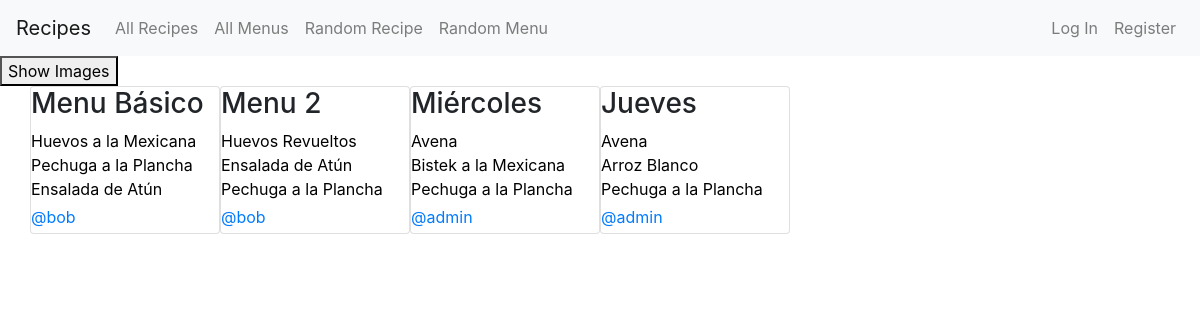
Page /show_menus on the earlier database version.
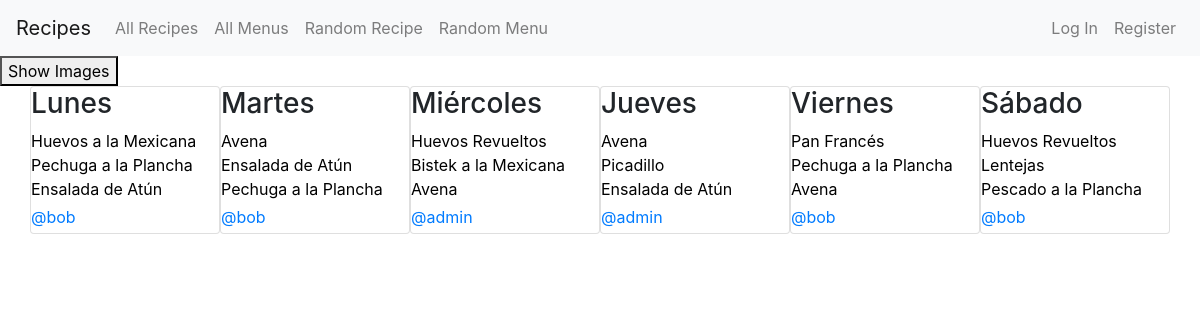
Same page on the later database version.
### app/models.py (models this page shows, shortened)
class DayMenu(models.Model):
    title = models.CharField(max_length=30)
    breakfast = models.ForeignKey(Recipe, on_delete=models.CASCADE, related_name="breakfasts")
    meal = models.ForeignKey(Recipe, on_delete=models.CASCADE, related_name="meals" )
    dinner = models.ForeignKey(Recipe, on_delete=models.CASCADE, related_name="dinners")
    creator = models.ForeignKey(User, on_delete=models.CASCADE, related_name="users")

class Recipe(models.Model):
    id = models.AutoField(primary_key=True, unique=True)
    title = models.CharField(max_length=30)
    ingredients = models.CharField(max_length=50)
    image_url = models.CharField(max_length=400)
    tags = models.CharField(max_length=50)
    description = models.CharField(max_length=400)
    creator = models.ForeignKey(User, on_delete=models.CASCADE)

class User(AbstractUser):
    pass

### app/views.py (the view)
# urls.py: path("show_menus", views.show_menus, name="show_menus"),
def show_menus(request):
    menus = DayMenu.objects.all()
    return render(request, 'app/menus.html',{
        'menus': menus
    })

### app/templates/app/menus.html (shortened to what this page needs)
{% extends "app/layout.html" %}
{% load my_filters %}
{% block body %}
  <button id="toggle_menus">Show Images</button>
  {% include 'app/render_menus.html' %}
{% endblock %}

### app/templates/app/layout.html (shortened to what this page needs)
{% load static %}
<!DOCTYPE html>
<html lang="en">
    <head>
        <link rel="stylesheet" href="https://stackpath.bootstrapcdn.com/bootstrap/4.4.1/css/bootstrap.min.css">
        <link href="{% static 'app/styles.css' %}" rel="stylesheet">
    </head>
    <body>
        <nav class="navbar navbar-expand-sm navbar-light bg-light">
            <a class="navbar-brand" href="#">Recipes</a>
            <div class="d-flex justify-content-between w-100">
              <ul class="navbar-nav">
                <li class="nav-item">
                  <a class="nav-link" href="{% url 'index' %}">All Recipes</a>
                </li>
                <li class="nav-item">
                    <a class="nav-link" href="{% url 'show_menus' %}">All Menus</a>
                </li>
                <li class="nav-item">
                    <a class="nav-link" href="{% url 'random_recipe' %}">Random Recipe</a>
                </li>
                <li class="nav-item">
                    <a class="nav-link" href="{% url 'random_menu' %}">Random Menu</a>
                </li>
                </ul>
                <ul class="navbar-nav">
                    {% if user.is_authenticated %}
                    <li class="nav-item">
                        <a class="nav-link" href="{% url 'profile' user.id %}">
                            <strong>{{ user.username }}</strong
                        ></a>
                    </li>
                    <li class="nav-item">
                        <a class="nav-link" href="{% url 'add_recipe' %}"> Add Recipe</a>
                    </li>
                    <li class="nav-item">
                        <a class="nav-link" href="{% url 'add_menu' %}"> Add Menu</a>
                    </li>
                    <li class="nav-item">
                        <a class="nav-link" href="{% url 'logout' %}">Log Out</a>
                    </li>
                    {% else %}
                        <li class="nav-item">
                            <a class="nav-link" href="{% url 'login' %}">Log In</a>
                        </li>
                        <li class="nav-item">
                            <a class="nav-link" href="{% url 'register' %}">Register</a>
                        </li>
                    {% endif %}
                </ul>
            </div>
          </nav>
        <div class="body">
            {% block body %}
            {% endblock %}
        </div>
    </body>
</html>

### app/templates/app/render_menus.html (shortened to what this page needs)
{% load my_filters %}
<div class="container">
  <div class="row">
      {% for menu in menus %}
        <div class="card col-lg-2 col-sm-4 p-0 card-menu">
            <h3>{{menu.title}}</h3>
            <a href="/recipe/{{menu.breakfast.id}}">
              <p class="mb-0">{{menu.breakfast.title}}</p>
            </a>
            <a href="/recipe/{{menu.meal.id}}">
              <p class="mb-0">{{menu.meal.title}}</p>
            </a>
            <a href="/recipe/{{menu.dinner.id}}">
              <p class="mb-0">{{menu.dinner.title}}</p>
            </a>
            <div class='d-flex justify-content-between'>
                <a href="/profile/{{recipe.creator.id}}" class="py-1">
                    @{{menu.creator}}
                </a>
            </div>
        </div>
      {% endfor %}
  </div>
</div>

### app/static/app/styles.css (style rules this page uses)
.card-menu a p { text-decoration: none; color : black }

Differences in the rows shown:
changed DayMenu "Huevos a la Mexicana": title "Menu Básico" → "Lunes"
changed DayMenu: title "Menu 2" → "Martes"; breakfast "Huevos Revueltos" → "Avena"
changed DayMenu "Miércoles": breakfast "Avena" → "Huevos Revueltos"; dinner "Pechuga a la Plancha" → "Avena"
changed DayMenu "Jueves": meal "Arroz Blanco" → "Picadillo"; dinner "Pechuga a la Plancha" → "Ensalada de Atún"
added DayMenu: title "Viernes", breakfast "Pan Francés", meal "Pechuga a la Plancha", dinner "Avena", creator "bob"
added DayMenu: title "Sábado", breakfast "Huevos Revueltos", meal "Lentejas", dinner "Pescado a la Plancha", creator "bob"
